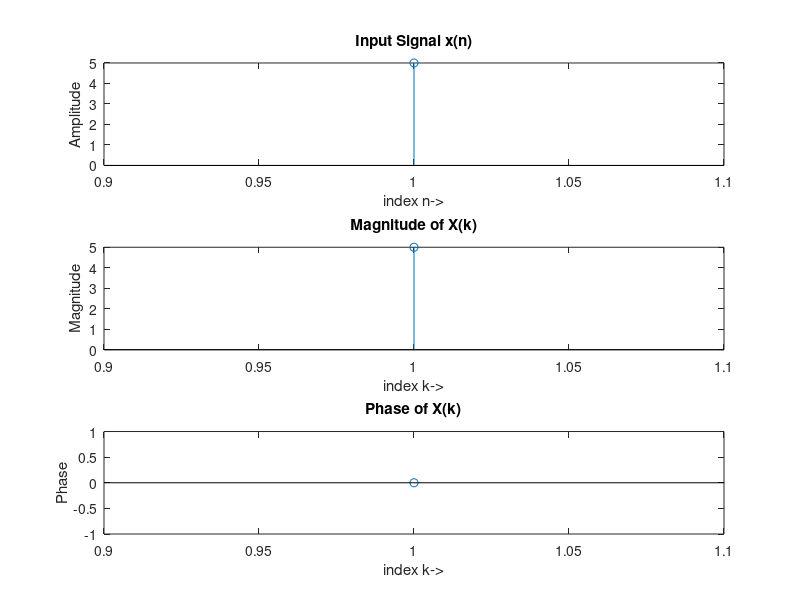

MATLAB code to generate this figure:
%DFT
clear all
close all
clc
x=input('Enter x(n)sequence:-');
N=length(x);
X=zeros(1,N);
j=sqrt(-1);
for k=0:1:N-1;
    for n=0:1:N-1;
        X(k+1)=X(k+1)+x(n+1)*exp(-j*2*pi*n*k/N);
    end
end
subplot(3,1,1);
stem(x),title('Input Signal x(n)'),xlabel('index n->'),ylabel('Amplitude');
subplot(3,1,2);
stem(abs(X)),title('Magnitude of X(k)'),xlabel('index k->'),ylabel('Magnitude');
subplot(3,1,3);
stem(angle(X)),title('Phase of X(k)'),xlabel('index k->'),ylabel('Phase');